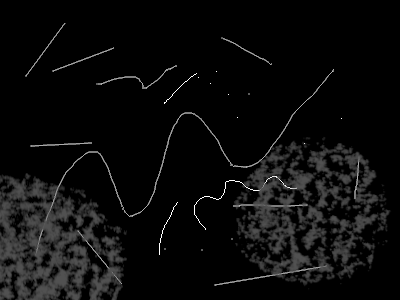
#> input picture test.png, 400 x 300 px
$ jupyter execute --allow-errors test-cv.ipynb
#> lines starting #> are read from the running program, lines starting #| are printed output that depends on the picture
[cell 1]
import scipy.ndimage
import scipy.signal
from PIL import Image
import numpy as np
import matplotlib.pyplot as plt
import skimage
import skimage.feature
import librosa

c = 10  # length of time continuous activation filter

def gen_kernel(c: int):
    kern = np.zeros((2*c,2*c))
    kern[c:, c:] = 1
    kern[:c, :c] = 1
    return kern


# kernel = np.eye(2*c)
kernel = gen_kernel(c)


plt.imshow(kernel, origin='lower', interpolation='nearest')
plt.show()
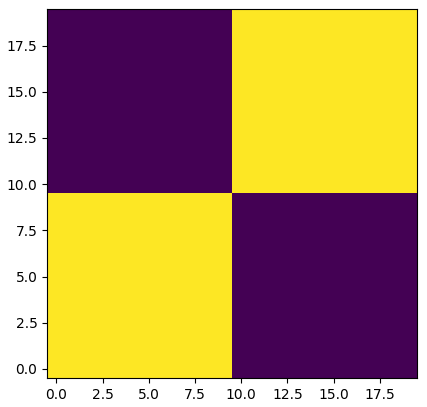
#> figure drawn by matplotlib, 1 panel
H = Image.open('test.png').convert('L')
H = np.array(H)

H_filt = H * scipy.signal.convolve2d(
            H, kernel, mode="same"
        )
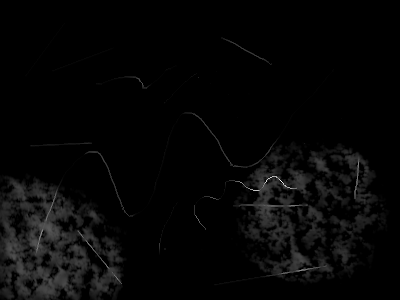
#> H_filt: shape (300, 400) float64; min 0, max 3290520, mean 81362.9; drawn with min black and max white

# H_filt = skimage.feature.canny(H, 5)
# H_filt = scipy.ndimage.gaussian_filter(H, 3)
# H_filt = scipy.ndimage.grey_closing(H, 2)

plt.figure(figsize=(18,10))
plt.subplot(1,2,1)
plt.imshow(H, origin='lower', aspect='auto', cmap='gray', interpolation='nearest')
plt.subplot(1,2,2)
plt.imshow(H_filt, origin='lower', aspect='auto', cmap='gray', interpolation='nearest')
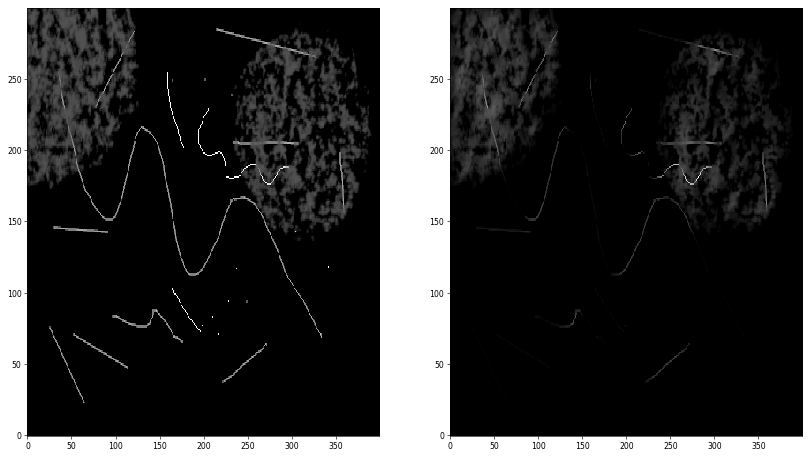
#> figure drawn by matplotlib, 2 panels
